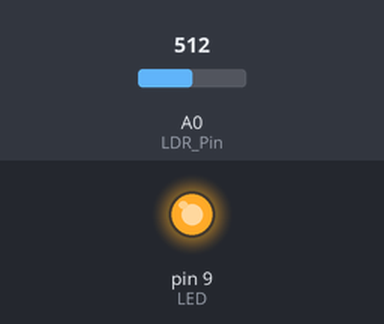
The sketch below on a simulated Arduino Uno, built with avr-gcc and run on an emulated ATmega328P. Parts: output pins drawn as LEDs (lit = HIGH). The test bench sets the inputs (shaded band); at power-on: A0 (LDR_Pin) = 512.

Above: at 1.2 s.
1.3 s: A0 (LDR_Pin) set to 306
At 2.0 s:
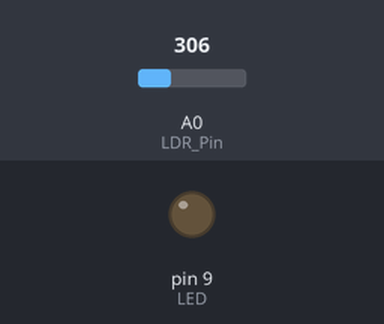
2.8 s: A0 (LDR_Pin) set to 324
At 3.2 s:
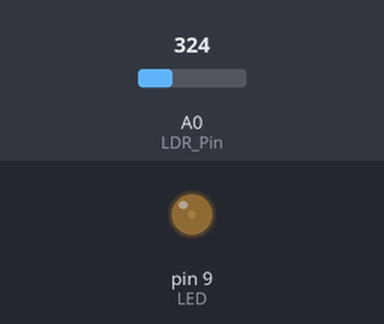
4.3 s: A0 (LDR_Pin) set to 511
At 5.5 s:
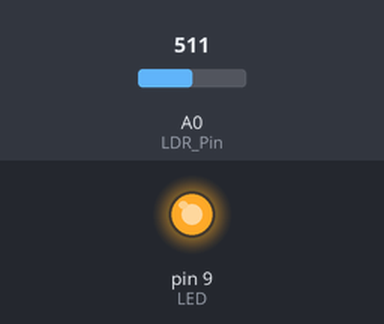
Timing chart, 0 to 7.3 s (numbered marks = the images above; inputs shaded):
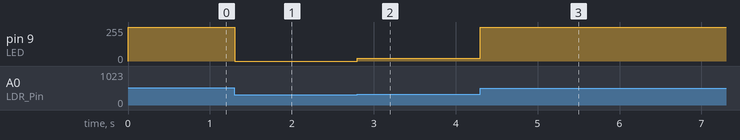

Measured:
- after the input at 1.3 s, pin 9 (LED): 255/255 → 0/255 at once
- after the input at 2.8 s, pin 9 (LED): 0/255 → 22/255 at once
- after the input at 4.3 s, pin 9 (LED): 22/255 → 253/255 at once

The sketch:

calibrate_light_dependend_resistor.ino
```cpp
// light dependent resistor

int LDR_Pin = A0; //analog pin 0
int LED = 9;
int maximum = 0;
int minimum = 1023;

void setup(){
  Serial.begin(9600);
  pinMode(LED, OUTPUT);
}

void loop(){
  int LDRReading = analogRead(LDR_Pin);
  if(maximum < LDRReading){

    maximum = LDRReading;

  }
  if(minimum > LDRReading){
  minimum = LDRReading;
  }


  analogWrite(9,map(LDRReading, minimum,maximum,0, 255));


//  delay(10); //just here to slow down the output for easier reading
}
```
